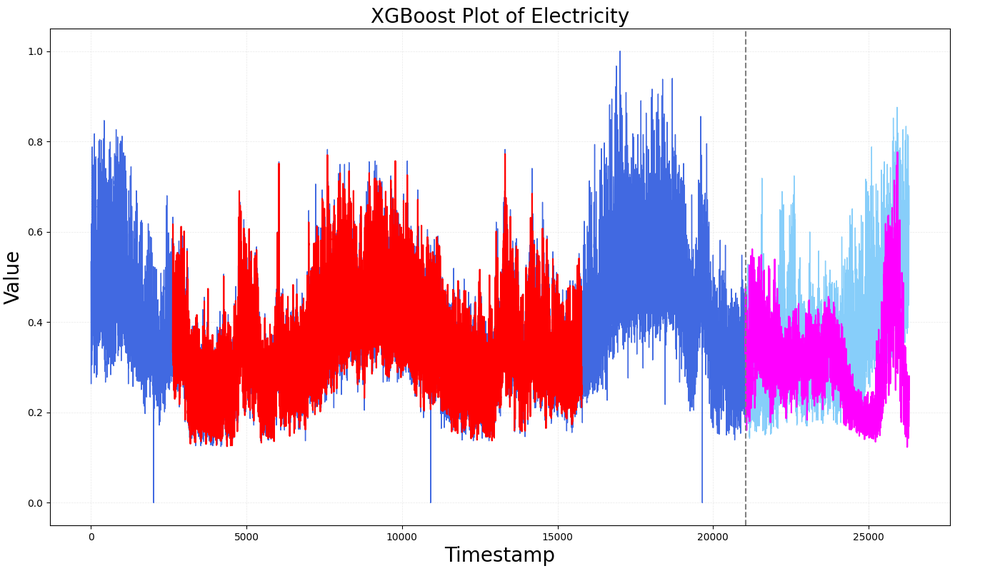
#> input picture Two-Stage trained Stacking Model/nothingXD/9_images_generate/images/Electricity-XGBoost.png, 1000 x 571 px, shrunk from 1400 x 800 before the run
$ python 9_images_generate.py
#> lines starting #> are read from the running program, lines starting #| are printed output that depends on the picture
import matplotlib.pyplot as plt
from PIL import Image

# 图片路径列表
image_paths = ['images/Electricity-XGBoost.png', 'images/Electricity-SVR.png', 'images/Electricity-Stacking.png',
               'images/Temp-XGBoost.png', 'images/Temp-SVR.png', 'images/Temp-Stacking.png',
               'images/Exchange-XGBoost.png', 'images/Exchange-SVR.png', 'images/Exchange-Stacking.png']

# 创建一个新的大图（这里假设每个图像的宽为w，高为h）
w, h = Image.open(image_paths[0]).size
#> w = 1000; h = 571
grid = Image.new('RGB', (w * 3, h * 3))
#> grid: PIL image 3000x1713 RGB; every value is 0

# 逐个粘贴图片到大图上
for index, path in enumerate(image_paths):
    img = Image.open(path)
#> img is the input picture: PIL image 1000x571 RGBA; mean R, G, B, A 234, 205.9, 223.8, 255
    # 计算此图在大图上的位置
    x = index % 3 * w
#> x = 0
    y = index // 3 * h
#> y = 0
    grid.paste(img, (x, y))
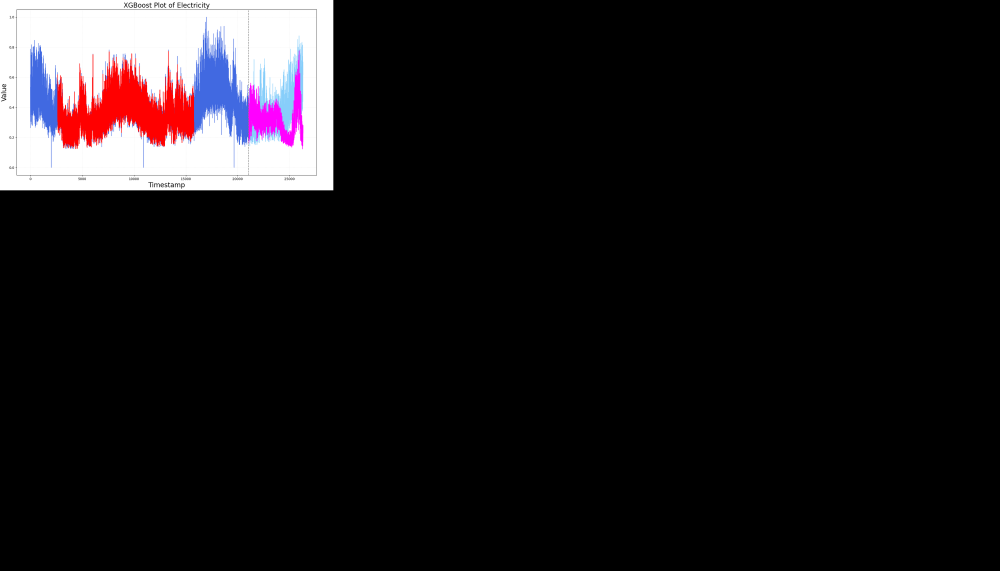
#> grid: PIL image 3000x1713 RGB (shown at 1/3 size); mean R, G, B 26, 22.9, 24.9
#> pass 2 of the loop `for index, path in enumerate(image_paths):`:
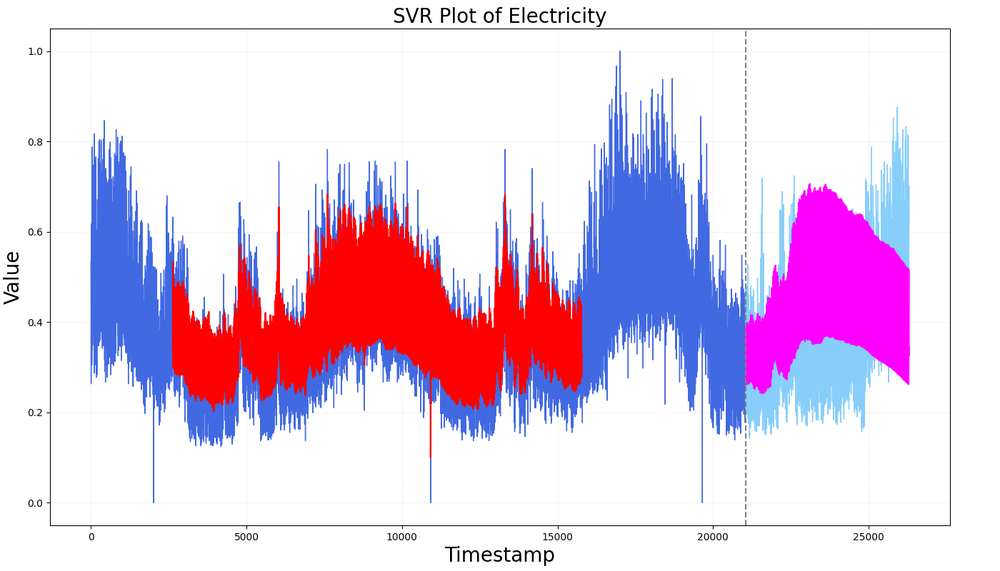
#> input picture Two-Stage trained Stacking Model/nothingXD/9_images_generate/images/Electricity-SVR.png, 1000 x 571 px, shrunk from 1400 x 800 before the run
#> img is the input picture: PIL image 1000x571 RGBA; mean R, G, B, A 229.2, 207.8, 230.8, 255
#> x = 1000
#> `grid.paste(img, (x, y))`:
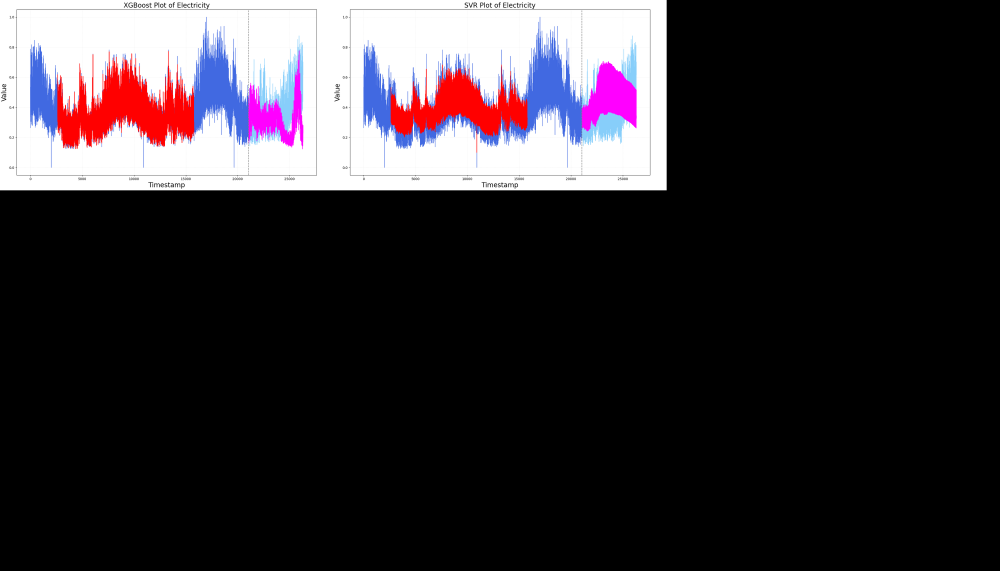
#> grid: PIL image 3000x1713 RGB (shown at 1/3 size); mean R, G, B 51.5, 46, 50.5
#> pass 3 of the loop `for index, path in enumerate(image_paths):`:
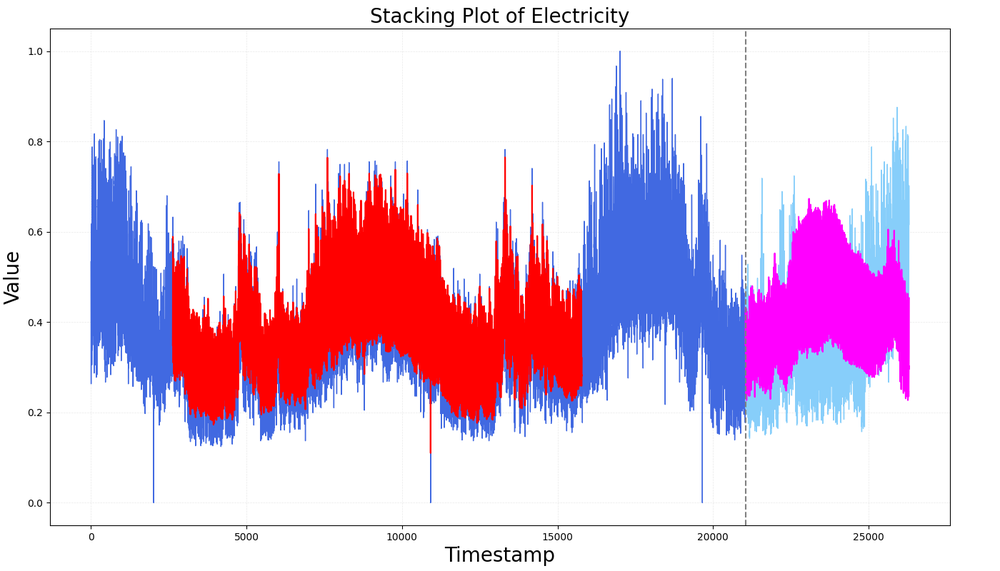
#> input picture Two-Stage trained Stacking Model/nothingXD/9_images_generate/images/Electricity-Stacking.png, 1000 x 571 px, shrunk from 1400 x 800 before the run
#> img is the input picture: PIL image 1000x571 RGBA; mean R, G, B, A 231.8, 206, 226.9, 255
#> x = 2000
#> `grid.paste(img, (x, y))`:
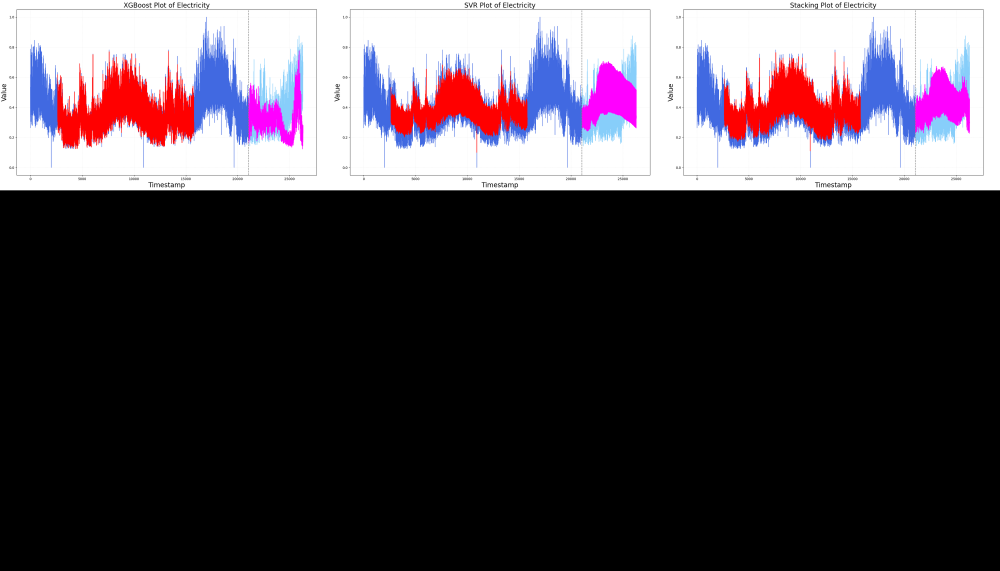
#> grid: PIL image 3000x1713 RGB (shown at 1/3 size); mean R, G, B 77.2, 68.9, 75.7
#> (the run stopped early here; a loop or call above may not have finished)
